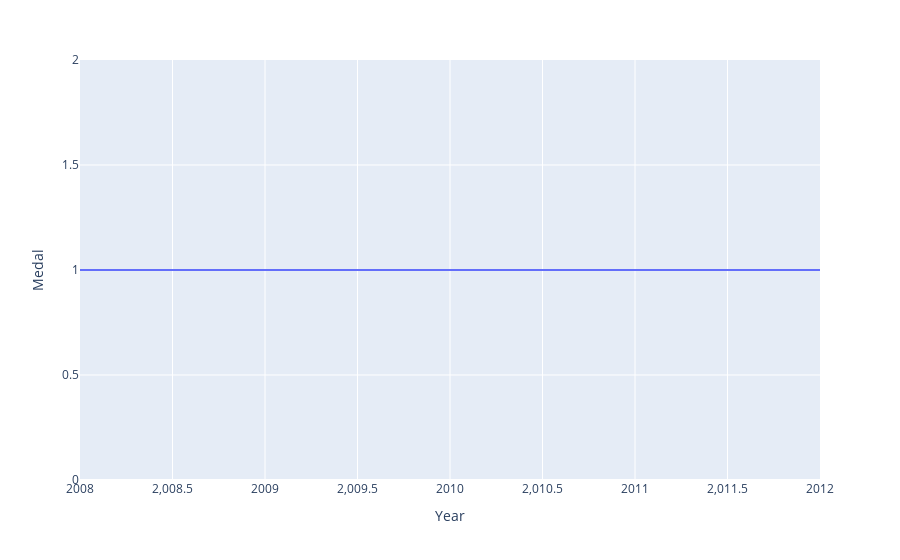

This figure's notebook cell:
### Code cell
fig=px.line(f,x='Year',y='Medal')
fig.show()

### Figure 1 — Plotly figure (JSON) as saved in the notebook; plotly's stock layout.template omitted (floating-point values rounded to 4 significant figures)
{"data": [{"hovertemplate": "Year=%{x}<br>Medal=%{y}<extra></extra>", "legendgroup": "", "line": {"color": "#636efa", "dash": "solid"}, "marker": {"symbol": "circle"}, "mode": "lines", "name": "", "orientation": "v", "showlegend": false, "type": "scatter", "x": [2008, 2012], "xaxis": "x", "y": [1, 1], "yaxis": "y"}], "layout": {"legend": {"tracegroupgap": 0}, "margin": {"t": 60}, "xaxis": {"anchor": "y", "domain": [0, 1], "title": {"text": "Year"}}, "yaxis": {"anchor": "x", "domain": [0, 1], "title": {"text": "Medal"}}}}
